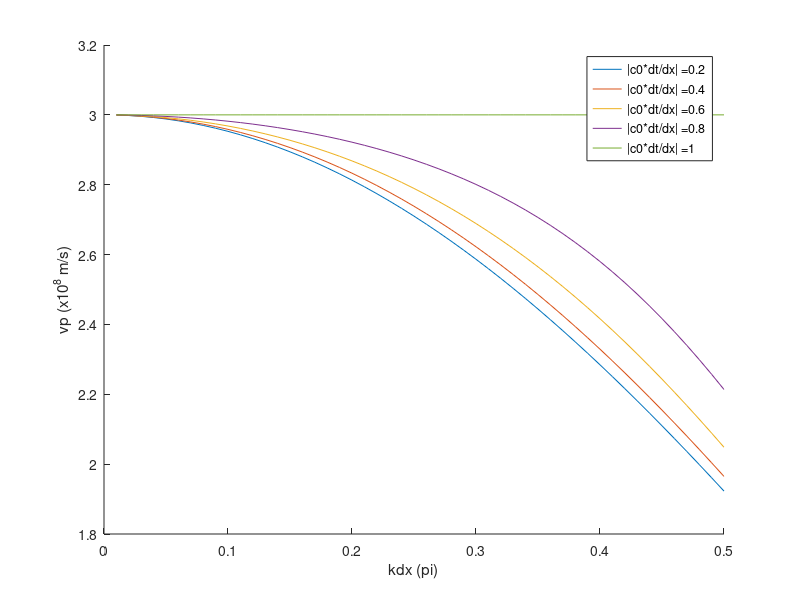
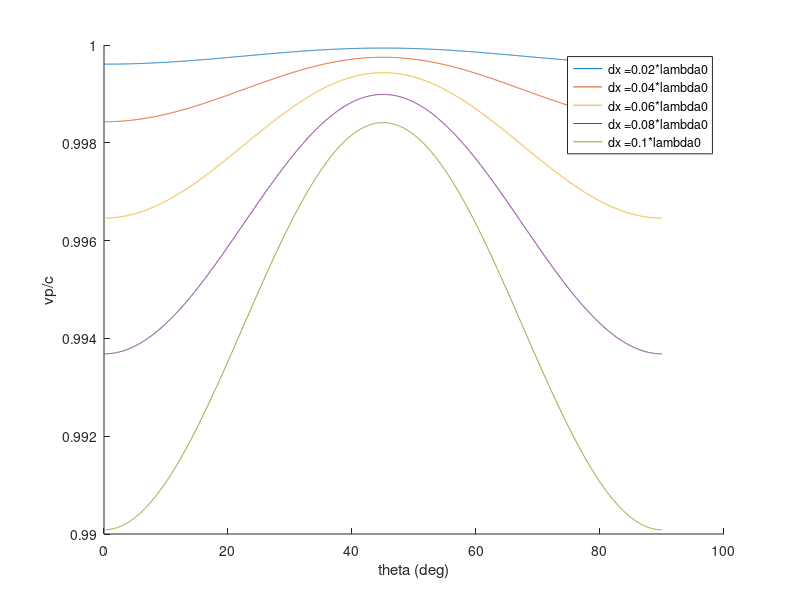

MATLAB code to generate these figures, in order:
clc
clear

f0 = 10*10^9;
omega0 = 2*pi*f0;
c0 = 3*10^8;

k = omega0/c0;
lambda0 = c0/f0;

dx = (lambda0/100):(lambda0/100):lambda0/2;

figure(1);
hold on;
it = 1;
for ti = 0.2:0.2:1
    dt = ti*dx/c0;
    vp = (2./(k*dt)).*asin(c0.*dt.*sin(k*dx/2)./dx);
    plot(k*dx/(2*pi), vp*10^(-8));
    Legend{it}=strcat('|c0*dt/dx| = ', num2str(ti));
    it = it + 1;
end
ylabel("vp (x10^8 m/s)");
xlabel("kdx (pi)")
legend(Legend);

figure(2);
hold on;
theta = 0:0.001:pi/2;
c0 = 3*10^8;
it = 1;
for dxi = 0.02:0.02:0.1
    dx = dxi*lambda0;
    dt = 0.9*dx/(c0*sqrt(2));
    vp = (2./(k*dt)).*asin(c0.*dt.*sqrt(sin(k.*cos(theta).*dx./2).^2+sin(k.*sin(theta).*dx./2).^2)./dx);
    plot(theta*180/pi, vp/c0);
    Legend{it}=strcat('dx = ', num2str(dxi) ,'*lambda0');
    it = it + 1;
end
ylabel("vp/c");
xlabel("theta (deg)")
legend(Legend);
